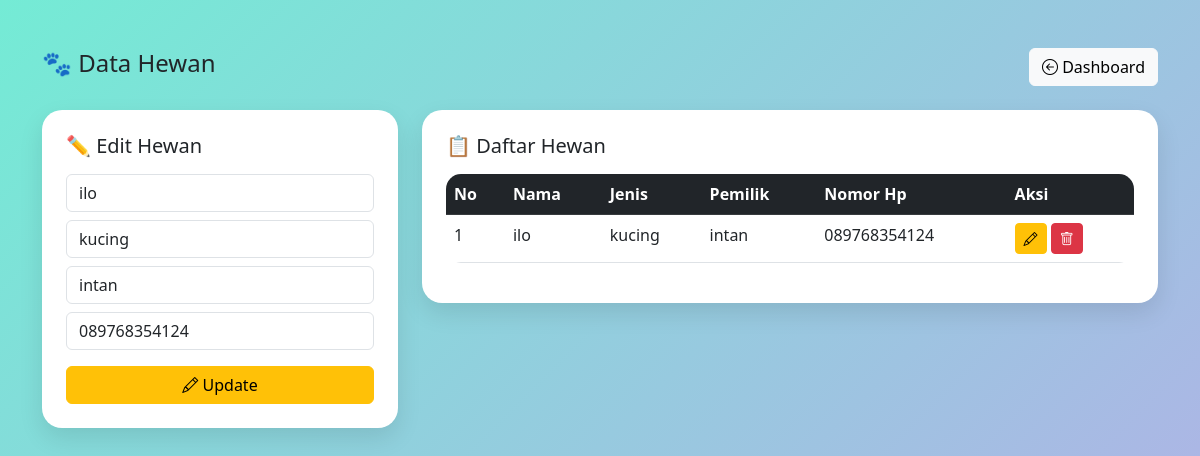
The app's page /hewan.php?edit&id=2 with its own data.
### tables this page shows
CREATE TABLE `hewan` (
  `id_hewan` int(11) NOT NULL,
  `nama_hewan` varchar(255) DEFAULT NULL,
  `jenis_hewan` varchar(255) DEFAULT NULL,
  `pemilik` varchar(255) DEFAULT NULL,
  `no_hp` varchar(20) DEFAULT NULL
);

### hewan.php (the view, shortened to what this page needs)
<?php
include "koneksi.php";
$edit = null;
if (isset($_GET["edit"])) {
    $ambil = mysqli_query(
        $conn,
        "SELECT * FROM hewan WHERE id_hewan='$_GET[id]'",
    );
    $edit = mysqli_fetch_array($ambil);
}
?>
<!DOCTYPE html>
<html>
<head>
<link href="https://cdn.jsdelivr.net/npm/bootstrap@5.3.0/dist/css/bootstrap.min.css" rel="stylesheet">
<link href="https://cdn.jsdelivr.net/npm/bootstrap-icons@1.10.5/font/bootstrap-icons.css" rel="stylesheet">
</head>
<body>
<div class="container py-5">
    <div class="d-flex justify-content-between align-items-center mb-4">
        <h4>🐾 Data Hewan</h4>
        <a href="index.php" class="btn btn-light">
            <i class="bi bi-arrow-left-circle"></i> Dashboard
        </a>
    </div>
    <div class="row g-4">
        <div class="col-md-4">
            <div class="card card-custom p-4">
                <h5 class="mb-3">
                    <?= $edit ? "✏️ Edit Hewan" : "➕ Tambah Hewan" ?>
                </h5>
                <form method="POST">
                    <input type="text" name="nama" class="form-control mb-2"
                        placeholder="Nama Hewan"
                        value="<?= $edit["nama_hewan"] ?? "" ?>" required>
                    <input type="text" name="jenis" class="form-control mb-2"
                        placeholder="Jenis Hewan"
                        value="<?= $edit["jenis_hewan"] ?? "" ?>" required>
                    <input type="text" name="pemilik" class="form-control mb-2"
                        placeholder="Nama Pemilik"
                        value="<?= $edit["pemilik"] ?? "" ?>" required>
                    <input type="text" name="hp" class="form-control mb-3"
                        placeholder="No HP"
                        value="<?= $edit["no_hp"] ?? "" ?>" required>
                    <?php if ($edit) { ?>
                        <button name="update" class="btn btn-warning w-100">
                            <i class="bi bi-pencil"></i> Update
                        </button>
                    <?php } else { ?>
                        <button name="simpan" class="btn btn-success w-100">
                            <i class="bi bi-save"></i> Simpan
                        </button>
                    <?php } ?>
                </form>
            </div>
        </div>
        <div class="col-md-8">
            <div class="card card-custom p-4">
                <h5 class="mb-3">📋 Daftar Hewan</h5>
                <table class="table table-hover table-custom">
                    <thead class="table-dark">
                        <tr>
                            <th>No</th>
                            <th>Nama</th>
                            <th>Jenis</th>
                            <th>Pemilik</th>
                            <th>Nomor Hp</th>
                            <th>Aksi</th>
                        </tr>
                    </thead>
                    <tbody>
                    <?php
                    $no = 1;
                    $data = mysqli_query($conn, "SELECT * FROM hewan");
                    while ($d = mysqli_fetch_array($data)) { ?>
                    <tr>
    <td><?= $no++ ?></td>
    <td><?= $d["nama_hewan"] ?></td>
    <td><?= $d["jenis_hewan"] ?></td>
    <td><?= $d["pemilik"] ?></td>
    <td><?= $d["no_hp"] ?></td>
    <td>
        <a href="?edit&id=<?= $d["id_hewan"] ?>"
           class="btn btn-warning btn-sm">
           <i class="bi bi-pencil"></i>
        </a>
        <a href="?hapus&id=<?= $d["id_hewan"] ?>"
           class="btn btn-danger btn-sm"
           onclick="return confirm('Yakin hapus data?')">
           <i class="bi bi-trash"></i>
        </a>
    </td>
</tr>
                    <?php }
                    ?>
                    </tbody>
                </table>
            </div>
        </div>
    </div>
</div>
</body>
</html>

### hewan.php (style rules this page uses)
body { background: linear-gradient(135deg, #74ebd5, #ACB6E5); font-family: 'Segoe UI', sans-serif; }
.card-custom { border-radius: 20px; border: none; box-shadow: 0 10px 25px rgba(0,0,0,0.1); }
.table-custom { border-radius: 15px; overflow: hidden; }

### records on screen
hewan: nama "ilo", jenis "kucing", pemilik "intan", hp "089768354124", nama_hewan "ilo", jenis_hewan "kucing", no_hp "089768354124"
